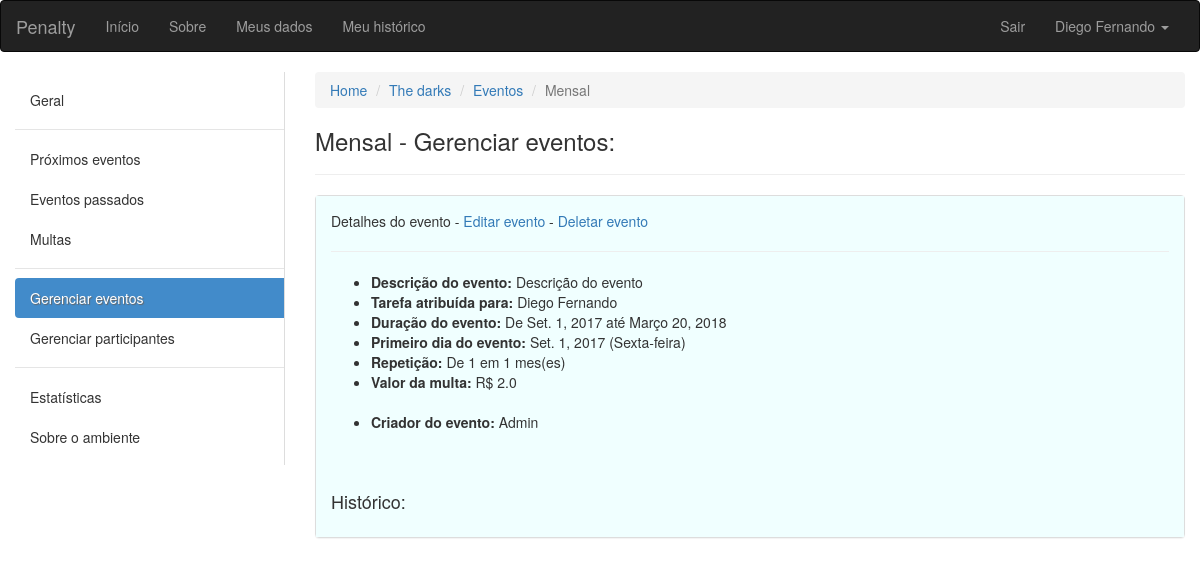
Screenshot of /ambiente/2/eventos/3/ (signed in) with the database file from the repository.
### ambiente/models.py (models this page shows, shortened)
class Ambiente(models.Model):
	nome = models.CharField(max_length=100, verbose_name='Nome', null=False, blank=False)
	descricao = models.CharField(max_length=100, verbose_name='Descrição', null=True, blank=False)
	endereco = models.CharField(max_length=150, verbose_name='Endereço', null=True, blank=False)
	criador = models.ForeignKey(User, verbose_name='Criador', null=False, blank=False, related_name='+')
	data_criacao = models.DateTimeField(default=timezone.now)
	participantes = models.ManyToManyField(User, verbose_name='Participantes', blank=True, related_name='+')

class Evento(models.Model):
	INTERVALOS = (
        ('D', 'Dias'),
        ('S', 'Semanas'),
        ('M', 'Meses'),
    )
	nome = models.CharField(max_length=100, verbose_name='Nome', null=False, blank=False)
	descricao = models.CharField(max_length=100, verbose_name='Descrição', null=True, blank=False)
	criador = models.ForeignKey(User, verbose_name='Criador', null=False, blank=False, related_name='+', default=1)
	responsavel = models.ForeignKey(User, verbose_name='Responsavel pela tarefa', null=False, blank=False, related_name='+', default=1)
	ambiente = models.ForeignKey(Ambiente, verbose_name='Ambiente', null=False, blank=False, related_name='+')
	data_inicio = models.DateField(default=date.today)
	data_fim = models.DateField(verbose_name='Data de término')
	dia_evento = models.DateField()
	id_agrupador = models.IntegerField()
	valor_multa = models.FloatField(verbose_name='Valor da multa', blank=False, default=2.0)
	quantidade_intervalos_repeticao = models.IntegerField(verbose_name='Se repete em')
	intervalo = models.CharField(max_length=40, choices=INTERVALOS, null=False, blank=False)
	solicitacao_de_validacao = models.BooleanField(default=False)
	momento_da_solicitacao = models.DateTimeField(blank=True, null=True)

### ambiente/views.py (the view)
# urls.py: url(r'^(?P<pk>[0-9]+)/eventos/(?P<pkevento>[0-9]+)/$', views.evento, name='evento'),
def evento(request, pk, pkevento):
	ambiente = get_object_or_404(Ambiente, pk=pk)
	get_object_or_404(ambiente.participantes, pk=request.user.pk)
	evento = get_list_or_404(Evento, id_agrupador=pkevento)
	return render(request, 'evento.html', {'ambiente':ambiente, 'evento':evento[0]})

### ambiente/templatetags/aux_tags.py (called while the page is built)
@register.filter(name='typedata')
def typedata(value):
	if value == "D":
		return "dia(s)"
	elif value == "S":
		return "semana(s)"
	return "mes(es)"

### ambiente/templates/evento.html (shortened to what this page needs)
{% extends "base.html" %}
{% load aux_tags %}
{% block conteudo %}
<div class="container-fluid">
	<div class="row">
		<div class="col-sm-3">
		    <nav class="nav-sidebar">
		        <ul class="nav">
		            <li><a href="javascript:;">Geral</a></li>
		            <li class="nav-divider"></li>
		            <li><a href="javascript:;">Próximos eventos</a></li>
		            <li><a href="javascript:;">Eventos passados</a></li>
		            <li><a href="javascript:;">Multas</a></li>
		            <li class="nav-divider"></li>
		            <li class="active"><a href="javascript:;">Gerenciar eventos</a></li>
		            <li><a href="javascript:;">Gerenciar participantes</a></li>
		            <li class="nav-divider"></li>
		            <li><a href="javascript:;">Estatísticas</a></li>
		            <li><a href="javascript:;">Sobre o ambiente</a></li>
		        </ul>
		    </nav>
		</div>
	<div class="col-sm-9">
		<ol class="breadcrumb">
		  <li><a href="#">Home</a></li>
		  <li><a href="{% url 'ambiente:ambiente' ambiente.pk %}">{{ ambiente.nome }}</a></li>
		  <li><a href="{% url 'ambiente:eventos' ambiente.pk %}">Eventos</a></li>
		  <li class="active">{{ evento.nome }}</li>
		</ol>
		<h3>{{ evento.nome }} - Gerenciar eventos:</h3>
		<hr>
		<div class="panel panel-default">
		  {% if evento.intervalo == "D" %}
	  	  	<div class="panel-body dias">
	  	  {% elif evento.intervalo == "S" %}
	  	  	<div class="panel-body semanas">
	  	  {% else %}
	  	    <div class="panel-body meses">
	  	  {% endif %}
		  <p>Detalhes do evento - <a href="{% url 'ambiente:editar_evento' ambiente.pk evento.id_agrupador %}">Editar evento</a> -
		  	<a href="#" data-toggle="modal" data-target="#modalDeletar">Deletar evento</a></p>
		  <hr>
		  	<ul>
		  		<li><b>Descrição do evento:</b> {{ evento.descricao }}</li>
		  		<li><b>Tarefa atribuída para:</b> {{ evento.responsavel.first_name }}</li>
		  		<li><b>Duração do evento:</b> De {{ evento.data_inicio }} até {{ evento.data_fim }}</li>
		  		<li><b>Primeiro dia do evento:</b> {{ evento.dia_evento }} ({{ evento.dia_evento| date:"l" }})</li>
		  		<li><b>Repetição:</b> De {{ evento.quantidade_intervalos_repeticao }} em {{ evento.quantidade_intervalos_repeticao }} {{ evento.intervalo|typedata }}</li>
		  		<li><b>Valor da multa:</b> R$ {{ evento.valor_multa }}</li><br>
		  		<li><b>Criador do evento:</b> {{ evento.criador.first_name }}</li>
		  	</ul>
		  	<br><br>
		  	<h4>Histórico:</h4>
		  </div>
		   </div>
		  </div>
	  </div>
	</div>
{% endblock conteudo %}

### core/templates/base.html (shortened to what this page needs)
{% load staticfiles %}
<!DOCTYPE html>
<html lang="pt-br">
  <head>
    <link rel="stylesheet" href="{% static 'css/bootstrap.min.css' %}">
    <link rel="stylesheet" href="{% static 'css/custom.css' %}">
  </head>
  <body>
    <nav class="navbar navbar-inverse">
      <div class="container-fluid">
      <div class="navbar-header">
        <a class="navbar-brand" href="/">Penalty</a>
      </div>
      <div class="collapse navbar-collapse" id="bs-example-navbar-collapse-1">
        <ul class="nav navbar-nav">
          <li><a href="/">Início</a></li>
          <li><a href="#">Sobre</a></li>
          <li><a href="#">Meus dados</a></li>
          <li><a href="#">Meu histórico</a></li>
        </ul>
        {% if request.user.is_authenticated %}
        <ul class="nav navbar-nav navbar-right">
          <li><a href="/logout/">Sair</a></li>
          <li class="dropdown">
            <a href="#" class="dropdown-toggle" data-toggle="dropdown" role="button" aria-haspopup="true" aria-expanded="false">{{ request.user.first_name }} <span class="caret"></span></a>
          </li>
        </ul>
        {% endif %}
      </div>
    </div>
    </nav>
    {% block conteudo %}
    {% endblock conteudo %}
  </body>
</html>

### core/static/css/custom.css (style rules this page uses)
.nav-sidebar { width: 100%; padding: 8px 0; border-right: 1px solid #ddd; }
.nav-sidebar a { color: #333; -webkit-transition: all 0.08s linear; -moz-transition: all 0.08s linear; -o-transition: all 0.08s linear; transition: all 0.08s linear; -webkit-border-radius: 4px 0 0 4px; -moz-border-radius: 4px 0 0 4px; border-radius: 4px 0 0 4px; }
.nav-sidebar .active a { cursor: default; background-color: #428bca; color: #fff; text-shadow: 1px 1px 1px #666; }
.meses { background-color: #F0FFFF; }

### rows the page displays
Ambiente: nome "The darks"
Evento: nome "Mensal", descricao "Descrição do evento", responsavel.first_name "Diego Fernando", data_inicio "Set. 1, 2017", data_fim "Março 20, 2018", dia_evento "Set. 1, 2017", dia_evento "Sexta-feira", quantidade_intervalos_repeticao "1", intervalo|typedata "mes(es)", valor_multa "2.0", criador.first_name "Admin"

### other values shown
{{ request.user.first_name }} "Diego Fernando"
